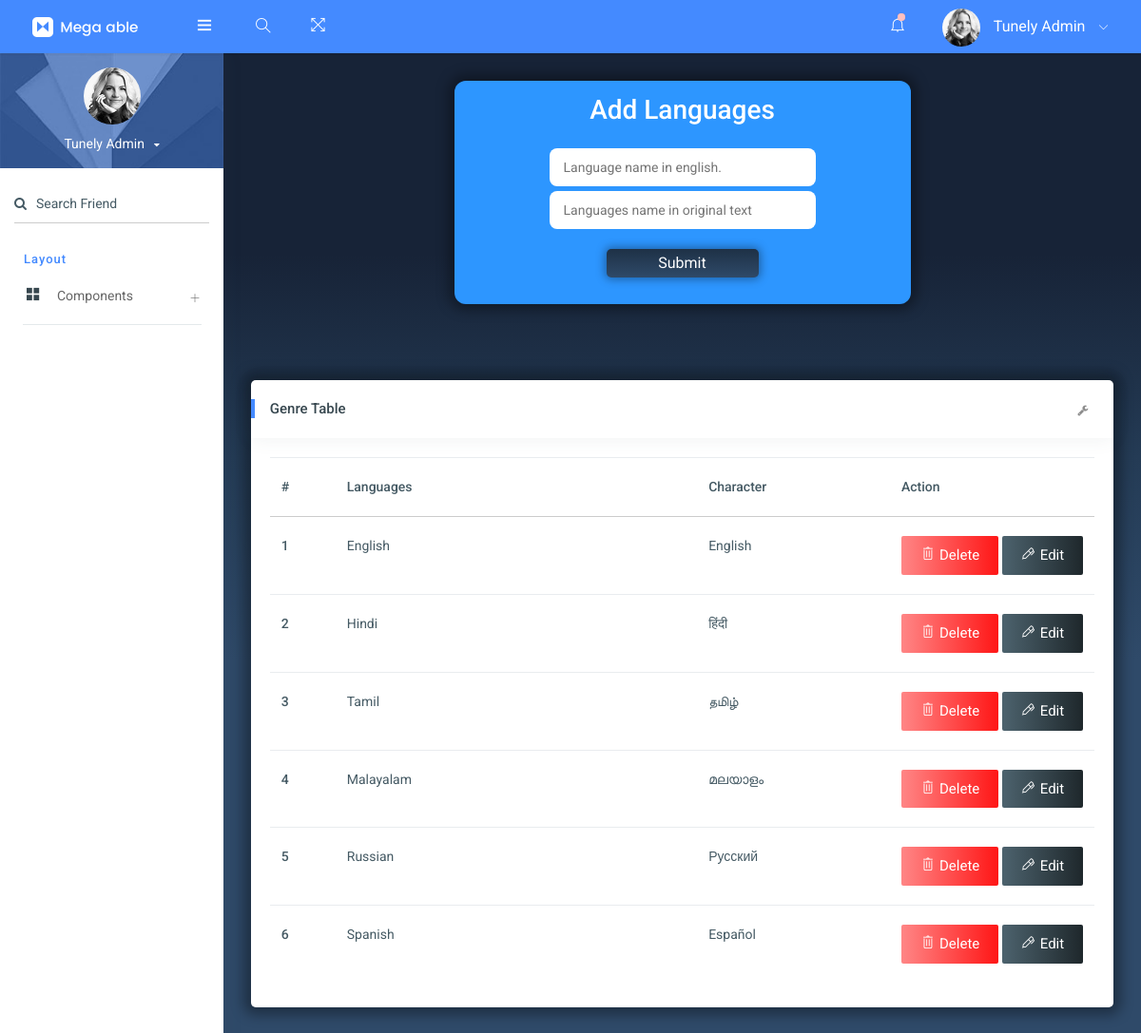
Page /TunelyAdmin/Language_add/ (signed in) on the committed database.
### AdminApp/models.py (models this page shows)
class Language(models.Model):
    Lang = models.CharField(max_length=50)
    Lang_Char = models.CharField(max_length=50,blank=True, null=True)

### AdminApp/views.py (the view)
# urls.py: path('Language_add/',views.Language_add,name="Language_add"),
def Language_add(request):
    if 'Admnid' in request.session:
        ldata = Language.objects.all()
        if request.method=="POST":
            lang = request.POST.get('lang')
            char = request.POST.get('langchar')
            Language.objects.create(Lang=lang,Lang_Char=char)
            return render(request,"AdminTemp/Language_Add.html",{'Langdata':ldata})
        else:
            return render(request,"AdminTemp/Language_Add.html",{'Langdata':ldata})
    else:
        messages.warning(request, 'Access Denied: Please log in to view this page.')
        return redirect('User:Login')

### AdminApp/templates/AdminTemp/Language_Add.html (shortened to what this page needs)
{% extends 'AdminTemp/Index.html' %}
{% load static %}
{% block content %}
<!DOCTYPE html>
<html lang="en">
<head>
</head>
<body >
        <div class="main-body bg_ground" >
            <div class="page-wrapper">
                <div class="page-body">
                    <div class="genre-box">
                        <h3>Add Languages</h3>
                        <form action="{% url 'TunelyAdmin:Language_add' %}" method="post" enctype="multipart/form-data">
                            <div class="name-box">
                                <input type="text" name="lang" required="" placeholder="Language name in english.">
                            </div>
                            <div class="name-box">
                                <input type="text" name="langchar" required="" placeholder="Languages name in original text">
                            </div>
                            <div class="button_div">
                                <button class="sub_btn" type="submit">Submit</button>
                            </div>
                        </form>
                    </div>
                    <div class="card">
                        <div class="card-header">
                            <h5>Genre Table</h5>
                            <div class="card-header-right">
                                <ul class="list-unstyled card-option">
                                    <li><i class="fa fa fa-wrench open-card-option"></i></li>
                                </ul>
                            </div>
                        </div>
                        <div class="card-block table-border-style">
                            <div class="table-responsive">
                                <table class="table">
                                    <thead>
                                        <tr>
                                            <th style="width:10%;">#</th>
                                            <th style="width:60%;">Languages</th>
                                            <th style="width:60%;">Character</th>
                                            <th style="width:30%;" >Action</th>
                                        </tr>
                                    </thead>
                                    <tbody>
                                       {% for i in Langdata %}
                                        <tr>
                                            <th scope="row">{{forloop.counter}}</th>
                                            <td>{{i.Lang}}</td>
                                            <td>{{i.Lang_Char}}</td>
                                            <td>
                                                <div class="button-container">
                                                    <form action="{% url 'TunelyAdmin:DelLang' i.id %}" style="display: inline;">
                                                        <button type="submit" class="btn waves-effect waves-light btn-grd-danger "><i class="ti-trash"></i>Delete </button>
                                                    </form>
                                                    <button type="submit" class="btn waves-effect waves-light btn-grd-inverse"><i class="ti-marker-alt"></i>Edit</button>
                                                </div>
                                            </td>
                                        </tr>
                                        {% endfor %}
                                    </tbody>
                                </table>
                            </div>
                        </div>
                    </div>
                </div>
            </div>
        </div>
    </div>
</body>
</html>
{% endblock content %}

### AdminApp/templates/AdminTemp/Language_Add.html (style rules this page uses)
.bg_ground { background-image: linear-gradient(to bottom, #172337 20%, #243b55 40%, #2f4a69 60%); height: 100%; width: 100%; }
.genre-box { background-color: rgb(45, 150, 255); width: 60vh; margin: 0 auto; text-align: center; margin-bottom:10vh; color: #ffffff; border-radius: 12px; box-shadow: 0 0 13px 6px rgba(0, 0, 0, 0.35); }
h3 { padding:1rem; }
.name-box { padding-bottom: 5px; }
.name-box input[type="text"] { width: 280px; height: 40px; padding: 15px; border-radius: 8px; border: none; }
.button_div { padding-top:1rem; padding-bottom:1.8rem; }
.sub_btn { background-image: linear-gradient(to bottom, #1e3146, #2f4a69 ); color: white; width:20vh; height: 30px; font-size: 16px; border:none; overflow: hidden; border-radius: 5px; transition: transform 0.3s; box-shadow: 0 0 10px 2px rgba(0, 0, 0, 0.35); }
.card { box-shadow: 0 0 13px 8px rgba(0, 0, 0, 0.35); }

### rows in the picture
Language: Lang "English", Lang_Char "English"
Language: Lang "Hindi", Lang_Char "हिंदी"
Language: Lang "Tamil", Lang_Char "தமிழ்"
Language: Lang "Malayalam", Lang_Char "മലയാളം"
Language: Lang "Russian", Lang_Char "Русский"
Language: Lang "Spanish", Lang_Char "Español"
